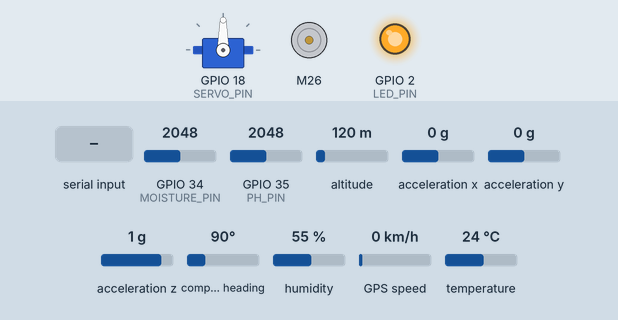
Simulated run of this sketch. Board: ESP32. On the bench: servo, DC motor (green arrow = forward, orange = backward, longer = faster), output pins drawn as LEDs (lit = HIGH). The inputs (shaded band) are chosen by the test bench; at power-on: GPIO 34 (MOISTURE_PIN) = 2048, GPIO 35 (PH_PIN) = 2048, altitude 120 m, acceleration x 0 g, acceleration y 0 g, acceleration z 1 g, compass heading 90°, humidity 55 %, GPS speed 0 km/h, temperature 24 °C. The GPS gets a fix after 3 s at 37.7749, -122.4194 with 8 satellites; what the sketch prints to the serial monitor is not drawn.

Above: at 2.7 s.
2.8 s: "F\n" received over Serial
At 4.0 s:
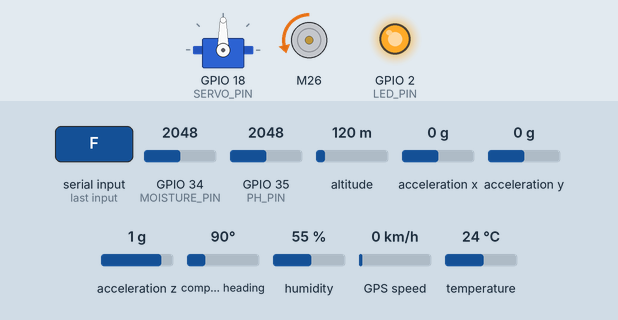
4.3 s: "B\n" received over Serial
At 5.2 s:
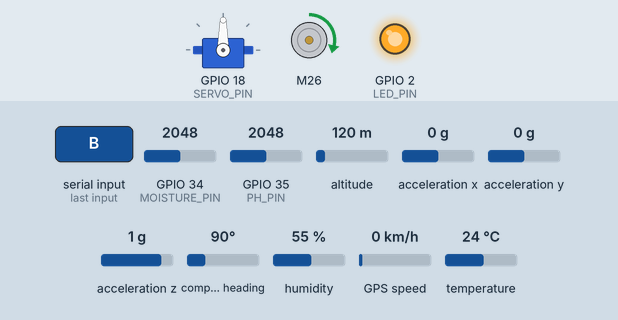
5.8 s: "S\n" received over Serial
At 6.3 s:
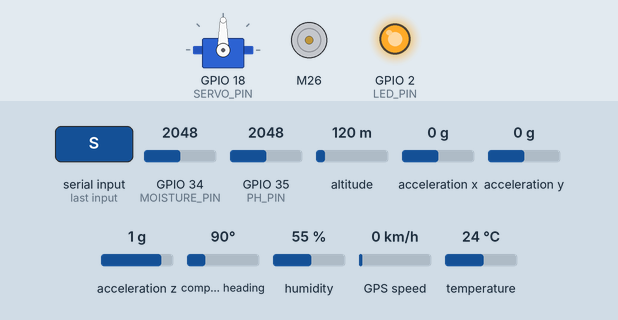
Timing chart, 0 to 8.3 s (numbered marks = the images above; inputs shaded):
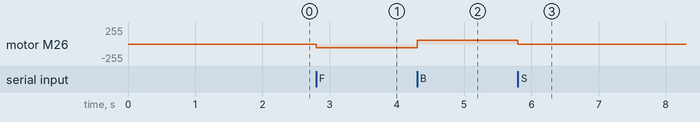

Measured:
- after the input at 2.8 s, motor M26: stopped → backward 56/255 at once
- after the input at 4.3 s, motor M26: backward 56/255 → forward 56/255 at once
- after the input at 5.8 s, motor M26: forward 56/255 → stopped at once

The sketch:

RC_CAR_Agriculture.ino
```cpp
#include <Wire.h>
#include <Adafruit_SHT31.h>
#include <Adafruit_BNO055.h>
#include <utility/imumaths.h>
#include <TinyGPS++.h>
#include <ESP32Servo.h>
#include "BTS7960.h"

// ── UART2 (GPS) pinout ─────────────────────────────────
static const uint8_t RX_PIN = 16;      // GPIO16 ← GPS-TX
static const uint8_t TX_PIN = 17;      // GPIO17 → GPS-RX
static const uint32_t GPS_BAUD = 9600;

// Pin configuration
constexpr uint8_t SERVO_PIN = 18;
constexpr uint8_t EN_PIN = 19;
constexpr uint8_t L_PWM_PIN = 26;
constexpr uint8_t R_PWM_PIN = 27;
#define PH_PIN 35          // Analog pin for pH sensor (PO pin)
#define MOISTURE_PIN 34    // Analog pin for soil moisture sensor (AOUT)
#define LED_PIN 2          // GPIO2 for built-in LED

// Steering constants
constexpr int16_t MIN_STEERING = 0;
constexpr int16_t MAX_STEERING = 180;
constexpr int16_t STEP_SIZE = 2;
constexpr int16_t INITIAL_STEERING = 90;

// Motor speed constants
constexpr int8_t FORWARD_SPEED = 200;
constexpr int8_t BACKWARD_SPEED = -200;

#define ADC_RESOLUTION 4095.0 // ESP32 ADC resolution (12-bit)
#define VOLTAGE_REFERENCE 3.3 // ESP32 reference voltage (3.3V)
#define PH_OFFSET 0.12     // pH calibration offset
#define DRY_VALUE 3400     // Soil moisture sensor value in air (dry)
#define WET_VALUE 800      // Soil moisture sensor value in water (wet)
#define SAMPLING_INTERVAL 1000 // Time interval for readings (ms)
#define GPS_TIMEOUT 10000  // GPS fix timeout (ms)
#define UART_TIMEOUT 100   // UART read timeout (ms)

// ── Objects ────────────────────────────────────────────
Adafruit_SHT31 sht35;
Adafruit_BNO055 bno(55, 0x28); // ID=55, default addr 0x28
TinyGPSPlus gps;
HardwareSerial gpsSerial(2);   // UART2 on ESP32
Servo steeringServo;
BTS7960 motorController(EN_PIN, L_PWM_PIN, R_PWM_PIN);

// State variables
int16_t steeringAngle = INITIAL_STEERING;
int8_t motorSpeed = 0;

// ── Global variables ───────────────────────────────────
bool sht35Ok = false, bnoOk = false, gpsOk = false;
unsigned long lastGpsUpdate = 0; // Track last GPS update


// Function to log errors
void logError(String message) {
  Serial.println("[ERROR at " + String(millis()) + "ms] " + message);
}

// Function to read pH value
float readPH(int rawValue) {
  if (rawValue < 0 || rawValue > ADC_RESOLUTION) {
    logError("Invalid pH ADC value: " + String(rawValue));
    return -1.0;
  }
  float voltage = rawValue * (VOLTAGE_REFERENCE / ADC_RESOLUTION);
  float pHValue = 7.0 - ((voltage - 2.5) / (-0.1786)) + PH_OFFSET;
  return isnan(pHValue) || isinf(pHValue) ? -1.0 : pHValue;
}

// Function to read soil moisture percentage
float readSoilMoisture(int rawValue) {
  if (rawValue < 0 || rawValue > ADC_RESOLUTION) {
    logError("Invalid soil moisture ADC value: " + String(rawValue));
    return -1.0;
  }
  float moisturePercent = (rawValue*100) / 4095.0;
  return constrain(moisturePercent, 0, 100);
}

// Function to read and send sensor values
void readSensors(bool sendOverUART) {
  String output = "=== Sensor Readings ===\n";

  // pH
  float pHValue = readPH(analogRead(PH_PIN));
  output += pHValue >= 0 ? String("pH: ") + String(pHValue, 2) + "\n" : "pH: Error\n";

  // Soil Moisture
  float moisturePercent = readSoilMoisture(analogRead(MOISTURE_PIN));
  output += moisturePercent >= 0 ? String("Soil Moisture: ") + String(moisturePercent, 1) + "%\n" : "Soil Moisture: Error\n";

  // SHT31 (Temperature and Humidity)
  float temperature = sht35Ok ? sht35.readTemperature() : NAN;
  float humidity = sht35Ok ? sht35.readHumidity() : NAN;
  if (!isnan(temperature)) {
    output += String("Temperature: ") + String(temperature, 1) + "°C\n";
  } else {
    output += "Temperature: N/A\n";
    if (sht35Ok) logError("Invalid SHT31 temperature reading");
  }
  if (!isnan(humidity)) {
    output += String("Humidity: ") + String(humidity, 1) + "%\n";
  } else {
    output += "Humidity: N/A\n";
    if (sht35Ok) logError("Invalid SHT31 humidity reading");
  }

  // BNO055 (Orientation and Accelerometer)
  if (bnoOk) {
    sensors_event_t orientEvent, accelEvent;
    if (bno.getEvent(&orientEvent, Adafruit_BNO055::VECTOR_EULER) &&
        bno.getEvent(&accelEvent, Adafruit_BNO055::VECTOR_ACCELEROMETER)) {
      float roll = orientEvent.orientation.x;
      float pitch = orientEvent.orientation.y;
      float yaw = orientEvent.orientation.z;
      float accelX = accelEvent.acceleration.x;
      float accelY = accelEvent.acceleration.y;
      float accelZ = accelEvent.acceleration.z;
      if (!isnan(roll) && !isnan(pitch) && !isnan(yaw)) {
        output += String("Orientation (R/P/Y): ") + String(roll, 1) + "° / " +
                  String(pitch, 1) + "° / " + String(yaw, 1) + "°\n";
      } else {
        output += "Orientation: Error\n";
        logError("Invalid BNO055 orientation data");
      }
      if (!isnan(accelX) && !isnan(accelY) && !isnan(accelZ)) {
        output += String("Acceleration (X/Y/Z): ") + String(accelX, 1) + " / " +
                  String(accelY, 1) + " / " + String(accelZ, 1) + " m/s²\n";
      } else {
        output += "Acceleration: Error\n";
        logError("Invalid BNO055 acceleration data");
      }
    } else {
      output += "Orientation: Error\nAcceleration: Error\n";
      logError("Failed to read BNO055 events");
    }
  } else {
    output += "Orientation: N/A\nAcceleration: N/A\n";
  }

  // GPS
  bool gpsValid = gpsOk && gps.location.isValid() && gps.satellites.isValid() &&
                  gps.speed.isValid() && (millis() - lastGpsUpdate < GPS_TIMEOUT);
  if (gpsValid) {
    float latitude = gps.location.lat();
    float longitude = gps.location.lng();
    float speedKmph = gps.speed.kmph();
    uint32_t satellites = gps.satellites.value();
    output += String("GPS: Lat=") + String(latitude, 6) + ", Lon=" +
              String(longitude, 6) + ", Speed=" + String(speedKmph, 1) +
              " km/h, Sat=" + String(satellites) + "\n";
  } else {
    output += "GPS: No valid fix\n";
    if (gpsOk && !gpsValid) logError("GPS data invalid or timed out");
  }

  output += "======================\n";
  //Serial.println(output);

  if (sendOverUART) {
    Serial.println(output);
  }
}

// Motor control function
inline void setMotorSpeed(int8_t speed) {
  if (motorSpeed == speed) return;  // Avoid redundant motor updates
  motorSpeed = speed;
  if (speed > 0) {
    motorController.TurnRight(speed);
  } else if (speed < 0) {
    motorController.TurnLeft(-speed);
  } else {
    motorController.Stop();
  }
}

// Function to handle UART commands
void handleUARTCommands() {
  static String commandBuffer = "";
  unsigned long startTime = millis();

  while (Serial.available() && millis() - startTime < UART_TIMEOUT) {
    char c = Serial.read();
    if (c == '\n' || c == '\r') continue; // Ignore newlines
    commandBuffer += c;
    if (commandBuffer.length() >= 1) { // Process single-character commands
      char command = commandBuffer[0];
      commandBuffer = ""; // Clear buffer
      switch (command) {
        case 'K': // Send sensor data
          readSensors(true);
          break;
        case 'S': // Stop
            setMotorSpeed(0);
          break;
        case 'L': // Turn left
            steeringAngle -= STEP_SIZE;
            if (steeringAngle < MIN_STEERING) steeringAngle = MIN_STEERING;
          break;
        case 'R': // Turn right
            steeringAngle += STEP_SIZE;
            if (steeringAngle > MAX_STEERING) steeringAngle = MAX_STEERING;
          break;
        case 'F': // Move forward
            setMotorSpeed(FORWARD_SPEED);
          break;
        case 'B': // Move backward
            setMotorSpeed(BACKWARD_SPEED);
          break;
        default:
          logError("Unknown command: " + String(command));
          break;
      }
    }
  }
}

void setup() {
  Serial.begin(115200);  // Kept original baud rate

  Serial.setTimeout(20); // Fast UART response
  while (!Serial && millis() < 5000); // Wait up to 5s for Serial
  if (!Serial) logError("Serial initialization failed");
  Serial.println("Booting…");

  // Initialize pins
  pinMode(PH_PIN, INPUT);
  pinMode(MOISTURE_PIN, INPUT);
  pinMode(LED_PIN, OUTPUT);
  digitalWrite(LED_PIN, LOW); // LED off initially

  // I2C sensors
  Wire.begin(21, 22); // SDA, SCL
  sht35Ok = sht35.begin(0x44);
  if (!sht35Ok) {
    logError("SHT35 initialization failed");
  } else {
    Serial.println("✅ SHT35 ready");
  }
  bnoOk = bno.begin();
  if (!bnoOk) {
    logError("BNO055 initialization failed");
  } else {
    bno.setExtCrystalUse(true);
    Serial.println("✅ BNO055 ready");
  }

  // GPS
  gpsSerial.begin(GPS_BAUD, SERIAL_8N1, RX_PIN, TX_PIN);
  gpsOk = gpsSerial; // Check if UART2 initialized
  if (!gpsOk) {
    logError("GPS UART2 initialization failed");
  } else {
    Serial.println("✅ GPS UART2 @ 9600");
  }


  ESP32PWM::allocateTimer(0);
  ESP32PWM::allocateTimer(1);
  ESP32PWM::allocateTimer(2);
  ESP32PWM::allocateTimer(3);
  steeringServo.setPeriodHertz(50);
  steeringServo.attach(SERVO_PIN, 500, 2400);
  steeringServo.write(INITIAL_STEERING);
  Serial.println(F("Send 'L'/'R' to steer, 'F'/'B'/'S' for motor control"));

  motorController.Enable();
  motorController.Stop();

  digitalWrite(LED_PIN, HIGH); // LED ony
}

void loop() {
  // Feed GPS parser
  if (gpsOk) {
    while (gpsSerial.available()) {
      if (gps.encode(gpsSerial.read())) {
        lastGpsUpdate = millis(); // Update timestamp on valid data
      }
    }
  }

  // Handle UART commands
  handleUARTCommands();
  steeringServo.write(steeringAngle);

  // Read and display sensors at intervals (local debugging)
  static unsigned long lastTime = 0;
  if (millis() - lastTime >= SAMPLING_INTERVAL) {
    readSensors(false); // Local display
    lastTime = millis();
  }
/*   if (!Serial.available()) return;  // Early return if no input

  int16_t prevSteeringAngle = steeringAngle;  // Track previous angle
  switch (Serial.read()) {
    case 'L':
      steeringAngle -= STEP_SIZE;
      if (steeringAngle < MIN_STEERING) steeringAngle = MIN_STEERING;
      break;
    case 'R':
      steeringAngle += STEP_SIZE;
      if (steeringAngle > MAX_STEERING) steeringAngle = MAX_STEERING;
      break;
    case 'F':
      setMotorSpeed(FORWARD_SPEED);
      Serial.println(F("Motor: Forward"));
      break;
    case 'B':
      setMotorSpeed(BACKWARD_SPEED);
      Serial.println(F("Motor: Backward"));
      break;
    case 'S':
      setMotorSpeed(0);
      Serial.println(F("Motor: Stopped"));
      break;
    default:
      return;  // Ignore invalid commands
  }

  // Update servo only if angle changed
  if (steeringAngle != prevSteeringAngle) {
    steeringServo.write(steeringAngle);
    Serial.print(F("Steering Angle: "));
    Serial.println(steeringAngle);
  } */
}
```
